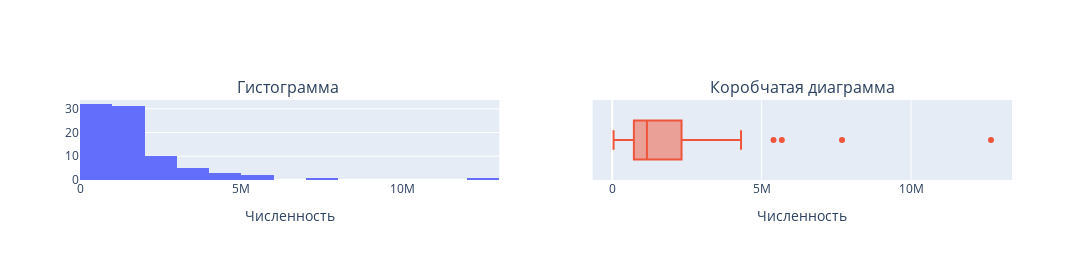
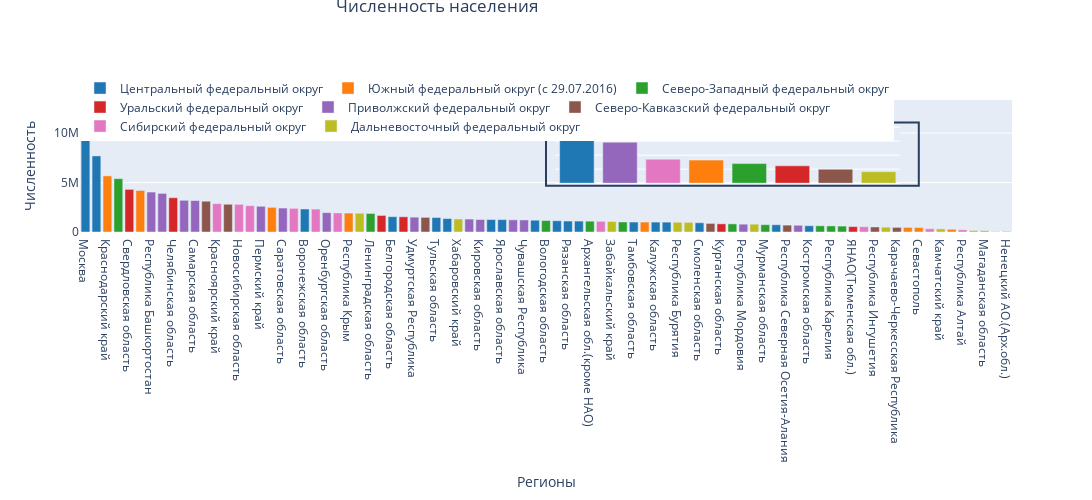

These figures' notebook cell, in order:
### Code cell
# Создаем маску, где будем использовать цвета наших регионов.
mask_number = df.groupby('Федеральный округ')['Численность населения'].sum().reset_index()
mask_number.sort_values(by='Численность населения',ascending=False,inplace=True)
mask_number['цвет'] = mask_number['Федеральный округ'].map(dct_colors)

# Нарисуем первую фигуру, которая будет состоять из гистограммы и коробчатой диаграммы
fig_1=make_subplots(rows=1,
                  cols=2,
                  subplot_titles=['Гистограмма ','Коробчатая диаграмма']
                  )
# Гистограмма
fig_1.add_trace(col=1,row=1,trace=go.Histogram(x=df['Численность населения'],showlegend=False))
fig_1.update_xaxes(title='Численность',col=1,row=1)

# Коробчатая диаграмма
fig_1.add_trace(col=2,row=1,trace=go.Box(x=df['Численность населения'],showlegend=False,name=''))
fig_1.update_xaxes(title='Численность',col=2,row=1)
# Изменим высоту и ширину первого графика
fig_1.update_layout(height=260,width=1200)

# Нарисуем первый график
fig_1.show()

# Далее нам понадобится столбчатая диаграмма, цветом выделим округа, а меткой сделаем регионы-млн.
fig_2 = px.bar(x=df['Регионы'],
             title='Численность населения по регионам',
             y=df['Численность населения'],
             color=df['Федеральный округ'],
             color_discrete_map=dct_colors,
             height=500,width=1200)

# Отсортируем согласно признаку Регионы, а он у нас отсортирован по численности населения
fig_2.update_xaxes(categoryorder='array',categoryarray=df['Регионы'])

# Добавим текст во внутрь черным цветом, что бы мы понимали где регион миллионник
fig_2.update_traces(textposition='outside',textfont_color='#3F51B5')


# Третий график будет внутри основного второго графика
fig_2.add_trace(
    trace=go.Bar(marker_color=mask_number['цвет'],
        x=mask_number['Федеральный округ'],
        y=mask_number['Численность населения'],
        name="Федеральный округ",xaxis='x2',
        showlegend=False))

# Рисуем внутри второго графика фигуру типа rect - это прямоугольник, указываем его вершины
fig_2.update_layout( shapes=[
    dict(type="rect", #тип
         xref="paper", # цвет 
         yref="paper", # цвет 
         x0=0.5, # начало графика x0 от левого края
         y0=0.35, # начало графика y0 от нижнего края
         x1=0.9, # конец графика x1 от левого края
         y1=0.83, # конец графика y1 от нижнего края
         line_width=2, #
         fillcolor=None, #
         opacity=1)])

# Уточняем область отображения второго графика
fig_2.update_traces(selector=lambda t: t.name=="Федеральный округ", xaxis="x2", yaxis="y2")

# Новые оси третьего графика
fig_2.update_layout(
    xaxis2=dict(domain=[0.51, 0.88], anchor="y2"),  # определяем оси X для врезанного графика
    yaxis2=dict(domain=[0.37, 0.81], anchor="x2")) # определяем оси Y для врезанного графика

fig_2.update_layout(autosize=False,
                  legend_orientation="h",
                  legend=dict(x=0,y=1.2, yanchor='top',title=''),
                  title={'text':"Численность населения",'x':0.4,'y':1},
                  xaxis_title="Регионы",
                  yaxis_title="Численность",
                  
                  xaxis2 = {'showticklabels': False},
                  yaxis2 = {'showticklabels': False})



fig_2.show()

### Figure 1 — Plotly figure (JSON) as saved in the notebook; plotly's stock layout.template omitted (floating-point values rounded to 4 significant figures)
{"data": [{"showlegend": false, "type": "histogram", "x": [12678079, 7690863, 5675462, 5398064, 4310681, 4197821, 4038151, 3902888, 3466369, 3202946, 3179532, 3110858, 2866255, 2803573, 2798170, 2657854, 2599260, 2491036, 2421895, 2391193, 2324205, 2317153, 1956835, 1926665, 1912622, 1895868, 1875872, 1674676, 1549151, 1537416, 1500955, 1478726, 1466127, 1358416, 1315643, 1305563, 1262402, 1260379, 1253389, 1229824, 1217818, 1192491, 1160445, 1139371, 1108847, 1104008, 1092424, 1079271, 1059700, 1012512, 1006748, 1005782, 1002575, 997135, 985937, 971996, 934889, 868350, 827166, 820473, 790197, 790044, 741404, 733498, 696837, 679417, 633385, 626115, 614064, 596508, 544444, 534262, 507061, 488257, 465528, 463088, 449138, 327383, 313016, 271135, 220181, 158305, 140149, 50288, 44111], "xaxis": "x", "yaxis": "y"}, {"name": "", "showlegend": false, "type": "box", "x": [12678079, 7690863, 5675462, 5398064, 4310681, 4197821, 4038151, 3902888, 3466369, 3202946, 3179532, 3110858, 2866255, 2803573, 2798170, 2657854, 2599260, 2491036, 2421895, 2391193, 2324205, 2317153, 1956835, 1926665, 1912622, 1895868, 1875872, 1674676, 1549151, 1537416, 1500955, 1478726, 1466127, 1358416, 1315643, 1305563, 1262402, 1260379, 1253389, 1229824, 1217818, 1192491, 1160445, 1139371, 1108847, 1104008, 1092424, 1079271, 1059700, 1012512, 1006748, 1005782, 1002575, 997135, 985937, 971996, 934889, 868350, 827166, 820473, 790197, 790044, 741404, 733498, 696837, 679417, 633385, 626115, 614064, 596508, 544444, 534262, 507061, 488257, 465528, 463088, 449138, 327383, 313016, 271135, 220181, 158305, 140149, 50288, 44111], "xaxis": "x2", "yaxis": "y2"}], "layout": {"annotations": [{"font": {"size": 16}, "showarrow": false, "text": "Гистограмма ", "x": 0.225, "xanchor": "center", "xref": "paper", "y": 1, "yanchor": "bottom", "yref": "paper"}, {"font": {"size": 16}, "showarrow": false, "text": "Коробчатая диаграмма", "x": 0.775, "xanchor": "center", "xref": "paper", "y": 1, "yanchor": "bottom", "yref": "paper"}], "height": 260, "width": 1200, "xaxis": {"anchor": "y", "domain": [0, 0.45], "title": {"text": "Численность"}}, "xaxis2": {"anchor": "y2", "domain": [0.55, 1], "title": {"text": "Численность"}}, "yaxis": {"anchor": "x", "domain": [0, 1]}, "yaxis2": {"anchor": "x2", "domain": [0, 1]}}}

### Figure 2 — Plotly figure (JSON) as saved in the notebook; plotly's stock layout.template omitted (floating-point values rounded to 4 significant figures)
{"data": [{"alignmentgroup": "True", "hovertemplate": "color=Центральный федеральный округ<br>x=%{x}<br>y=%{y}<extra></extra>", "legendgroup": "Центральный федеральный округ", "marker": {"color": "#1F77B4", "pattern": {"shape": ""}}, "name": "Центральный федеральный округ", "offsetgroup": "Центральный федеральный округ", "orientation": "v", "showlegend": true, "textfont": {"color": "#3F51B5"}, "textposition": "outside", "type": "bar", "x": ["Москва", "Московская область", "Воронежская область", "Белгородская область", "Тульская область", "Владимирская область", "Тверская область", "Ярославская область", "Брянская область", "Липецкая область", "Рязанская область", "Курская область", "Тамбовская область", "Калужская область", "Ивановская область", "Смоленская область", "Орловская область", "Костромская область"], "xaxis": "x", "y": [12678079, 7690863, 2324205, 1549151, 1466127, 1358416, 1260379, 1253389, 1192491, 1139371, 1108847, 1104008, 1006748, 1002575, 997135, 934889, 733498, 633385], "yaxis": "y"}, {"alignmentgroup": "True", "hovertemplate": "color=Южный федеральный округ (с 29.07.2016)<br>x=%{x}<br>y=%{y}<extra></extra>", "legendgroup": "Южный федеральный округ (с 29.07.2016)", "marker": {"color": "#FF7F0E", "pattern": {"shape": ""}}, "name": "Южный федеральный округ (с 29.07.2016)", "offsetgroup": "Южный федеральный округ (с 29.07.2016)", "orientation": "v", "showlegend": true, "textfont": {"color": "#3F51B5"}, "textposition": "outside", "type": "bar", "x": ["Краснодарский край", "Ростовская область", "Волгоградская область", "Республика Крым", "Астраханская область", "Республика Адыгея", "Севастополь", "Республика Калмыкия"], "xaxis": "x", "y": [5675462, 4197821, 2491036, 1912622, 1005782, 463088, 449138, 271135], "yaxis": "y"}, {"alignmentgroup": "True", "hovertemplate": "color=Северо-Западный федеральный округ<br>x=%{x}<br>y=%{y}<extra></extra>", "legendgroup": "Северо-Западный федеральный округ", "marker": {"color": "#2CA02C", "pattern": {"shape": ""}}, "name": "Северо-Западный федеральный округ", "offsetgroup": "Северо-Западный федеральный округ", "orientation": "v", "showlegend": true, "textfont": {"color": "#3F51B5"}, "textposition": "outside", "type": "bar", "x": ["Санкт-Петербург", "Ленинградская область", "Вологодская область", "Архангельская обл.(кроме НАО)", "Калининградская область", "Республика Коми", "Мурманская область", "Псковская область", "Республика Карелия", "Новгородская область", "Ненецкий АО.(Арх.обл.)"], "xaxis": "x", "y": [5398064, 1875872, 1160445, 1092424, 1012512, 820473, 741404, 626115, 614064, 596508, 44111], "yaxis": "y"}, {"alignmentgroup": "True", "hovertemplate": "color=Уральский федеральный округ<br>x=%{x}<br>y=%{y}<extra></extra>", "legendgroup": "Уральский федеральный округ", "marker": {"color": "#D62728", "pattern": {"shape": ""}}, "name": "Уральский федеральный округ", "offsetgroup": "Уральский федеральный округ", "orientation": "v", "showlegend": true, "textfont": {"color": "#3F51B5"}, "textposition": "outside", "type": "bar", "x": ["Свердловская область", "Челябинская область", "ХМАО(Тюменская обл.)", "Тюменская обл.(кроме ХМАО,ЯНАО)", "Курганская область", "ЯНАО(Тюменская обл.)"], "xaxis": "x", "y": [4310681, 3466369, 1674676, 1537416, 827166, 544444], "yaxis": "y"}, {"alignmentgroup": "True", "hovertemplate": "color=Приволжский федеральный округ<br>x=%{x}<br>y=%{y}<extra></extra>", "legendgroup": "Приволжский федеральный округ", "marker": {"color": "#9467BD", "pattern": {"shape": ""}}, "name": "Приволжский федеральный округ", "offsetgroup": "Приволжский федеральный округ", "orientation": "v", "showlegend": true, "textfont": {"color": "#3F51B5"}, "textposition": "outside", "type": "bar", "x": ["Республика Башкортостан", "Республика Татарстан", "Нижегородская область", "Самарская область", "Пермский край", "Саратовская область", "Оренбургская область", "Удмуртская Республика", "Пензенская область", "Кировская область", "Ульяновская область", "Чувашская Республика", "Республика Мордовия", "Республика Марий Эл"], "xaxis": "x", "y": [4038151, 3902888, 3202946, 3179532, 2599260, 2421895, 1956835, 1500955, 1305563, 1262402, 1229824, 1217818, 790197, 679417], "yaxis": "y"}, {"alignmentgroup": "True", "hovertemplate": "color=Северо-Кавказский федеральный округ<br>x=%{x}<br>y=%{y}<extra></extra>", "legendgroup": "Северо-Кавказский федеральный округ", "marker": {"color": "#8C564B", "pattern": {"shape": ""}}, "name": "Северо-Кавказский федеральный округ", "offsetgroup": "Северо-Кавказский федеральный округ", "orientation": "v", "showlegend": true, "textfont": {"color": "#3F51B5"}, "textposition": "outside", "type": "bar", "x": ["Республика Дагестан", "Ставропольский край", "Чеченская Республика", "Кабардино-Балкарская Республика", "Республика Северная Осетия-Алания", "Республика Ингушетия", "Карачаево-Черкесская Республика"], "xaxis": "x", "y": [3110858, 2803573, 1478726, 868350, 696837, 507061, 465528], "yaxis": "y"}, {"alignmentgroup": "True", "hovertemplate": "color=Сибирский федеральный округ<br>x=%{x}<br>y=%{y}<extra></extra>", "legendgroup": "Сибирский федеральный округ", "marker": {"color": "#E377C2", "pattern": {"shape": ""}}, "name": "Сибирский федеральный округ", "offsetgroup": "Сибирский федеральный округ", "orientation": "v", "showlegend": true, "textfont": {"color": "#3F51B5"}, "textposition": "outside", "type": "bar", "x": ["Красноярский край", "Новосибирская область", "Кемеровская область", "Иркутская область", "Алтайский край", "Омская область", "Томская область", "Республика Хакасия", "Республика Тыва", "Республика Алтай"], "xaxis": "x", "y": [2866255, 2798170, 2657854, 2391193, 2317153, 1926665, 1079271, 534262, 327383, 220181], "yaxis": "y"}, {"alignmentgroup": "True", "hovertemplate": "color=Дальневосточный федеральный округ<br>x=%{x}<br>y=%{y}<extra></extra>", "legendgroup": "Дальневосточный федеральный округ", "marker": {"color": "#BCBD22", "pattern": {"shape": ""}}, "name": "Дальневосточный федеральный округ", "offsetgroup": "Дальневосточный федеральный округ", "orientation": "v", "showlegend": true, "textfont": {"color": "#3F51B5"}, "textposition": "outside", "type": "bar", "x": ["Приморский край", "Хабаровский край", "Забайкальский край", "Республика Бурятия", "Республика Саха (Якутия)", "Амурская область", "Сахалинская область", "Камчатский край", "Еврейская автономная область", "Магаданская область", "Чукотский автономный округ"], "xaxis": "x", "y": [1895868, 1315643, 1059700, 985937, 971996, 790044, 488257, 313016, 158305, 140149, 50288], "yaxis": "y"}, {"marker": {"color": ["#1F77B4", "#9467BD", "#E377C2", "#FF7F0E", "#2CA02C", "#D62728", "#8C564B", "#BCBD22"]}, "name": "Федеральный округ", "showlegend": false, "type": "bar", "x": ["Центральный федеральный округ", "Приволжский федеральный округ", "Сибирский федеральный округ", "Южный федеральный округ (с 29.07.2016)", "Северо-Западный федеральный округ", "Уральский федеральный округ", "Северо-Кавказский федеральный округ", "Дальневосточный федеральный округ"], "xaxis": "x2", "y": [39433556, 29287683, 17118387, 16466084, 13981992, 12360752, 9930933, 8169203], "yaxis": "y2"}], "layout": {"autosize": false, "barmode": "relative", "height": 500, "legend": {"orientation": "h", "title": {"text": ""}, "tracegroupgap": 0, "x": 0, "y": 1.2, "yanchor": "top"}, "shapes": [{"line": {"width": 2}, "opacity": 1, "type": "rect", "x0": 0.5, "x1": 0.9, "xref": "paper", "y0": 0.35, "y1": 0.83, "yref": "paper"}], "title": {"text": "Численность населения", "x": 0.4, "y": 1}, "width": 1200, "xaxis": {"anchor": "y", "categoryarray": ["Москва", "Московская область", "Краснодарский край", "Санкт-Петербург", "Свердловская область", "Ростовская область", "Республика Башкортостан", "Республика Татарстан", "Челябинская область", "Нижегородская область", "Самарская область", "Республика Дагестан", "Красноярский край", "Ставропольский край", "Новосибирская область", "Кемеровская область", "Пермский край", "Волгоградская область", "Саратовская область", "Иркутская область", "Воронежская область", "Алтайский край", "Оренбургская область", "Омская область", "Республика Крым", "Приморский край", "Ленинградская область", "ХМАО(Тюменская обл.)", "Белгородская область", "Тюменская обл.(кроме ХМАО,ЯНАО)", "Удмуртская Республика", "Чеченская Республика", "Тульская область", "Владимирская область", "Хабаровский край", "Пензенская область", "Кировская область", "Тверская область", "Ярославская область", "Ульяновская область", "Чувашская Республика", "Брянская область", "Вологодская область", "Липецкая область", "Рязанская область", "Курская область", "Архангельская обл.(кроме НАО)", "Томская область", "Забайкальский край", "Калининградская область", "Тамбовская область", "Астраханская область", "Калужская область", "Ивановская область", "Республика Бурятия", "Республика Саха (Якутия)", "Смоленская область", "Кабардино-Балкарская Республика", "Курганская область", "Республика Коми", "Республика Мордовия", "Амурская область", "Мурманская область", "Орловская область", "Республика Северная Осетия-Алания", "Республика Марий Эл", "Костромская область", "Псковская область", "Республика Карелия", "Новгородская область", "ЯНАО(Тюменская обл.)", "Республика Хакасия", "Республика Ингушетия", "Сахалинская область", "Карачаево-Черкесская Республика", "Республика Адыгея", "Севастополь", "Республика Тыва", "Камчатский край", "Республика Калмыкия", "Республика Алтай", "Еврейская автономная область", "Магаданская область", "Чукотский автономный округ", "Ненецкий АО.(Арх.обл.)"], "categoryorder": "array", "domain": [0, 1], "title": {"text": "Регионы"}}, "xaxis2": {"anchor": "y2", "domain": [0.51, 0.88], "showticklabels": false}, "yaxis": {"anchor": "x", "domain": [0, 1], "title": {"text": "Численность"}}, "yaxis2": {"anchor": "x2", "domain": [0.37, 0.81], "showticklabels": false}}}
